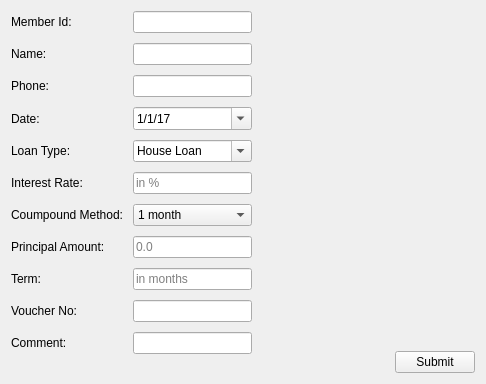
<?xml version="1.0" encoding="UTF-8"?>
<ui version="4.0">
 <class>Form</class>
 <widget class="QWidget" name="Form">
  <property name="geometry">
   <rect>
    <x>0</x>
    <y>0</y>
    <width>486</width>
    <height>384</height>
   </rect>
  </property>
  <property name="windowTitle">
   <string>New Loan</string>
  </property>
  <layout class="QHBoxLayout" name="horizontalLayout_2">
   <property name="spacing">
    <number>10</number>
   </property>
   <item>
    <layout class="QFormLayout" name="formLayout">
     <property name="horizontalSpacing">
      <number>10</number>
     </property>
     <property name="verticalSpacing">
      <number>10</number>
     </property>
     <item row="0" column="0">
      <widget class="QLabel" name="label">
       <property name="text">
        <string>Member Id:</string>
       </property>
      </widget>
     </item>
     <item row="0" column="1">
      <widget class="QLineEdit" name="memberIdLineEdit">
       <property name="placeholderText">
        <string/>
       </property>
      </widget>
     </item>
     <item row="1" column="0">
      <widget class="QLabel" name="label_2">
       <property name="text">
        <string>Name:</string>
       </property>
      </widget>
     </item>
     <item row="1" column="1">
      <widget class="QLineEdit" name="nameLineEdit"/>
     </item>
     <item row="2" column="0">
      <widget class="QLabel" name="label_3">
       <property name="text">
        <string>Phone:</string>
       </property>
      </widget>
     </item>
     <item row="2" column="1">
      <widget class="QLineEdit" name="phoneLineEdit"/>
     </item>
     <item row="4" column="0">
      <widget class="QLabel" name="label_4">
       <property name="text">
        <string>Loan Type:</string>
       </property>
      </widget>
     </item>
     <item row="4" column="1">
      <widget class="QComboBox" name="loanTypeComboBox">
       <property name="editable">
        <bool>true</bool>
       </property>
       <item>
        <property name="text">
         <string>House Loan</string>
        </property>
       </item>
       <item>
        <property name="text">
         <string>Marriage Loan</string>
        </property>
       </item>
       <item>
        <property name="text">
         <string>Study Loan</string>
        </property>
       </item>
       <item>
        <property name="text">
         <string>Agriculture Loan</string>
        </property>
       </item>
      </widget>
     </item>
     <item row="5" column="0">
      <widget class="QLabel" name="label_5">
       <property name="text">
        <string>Interest Rate:</string>
       </property>
      </widget>
     </item>
     <item row="5" column="1">
      <widget class="QLineEdit" name="interestRateLineEdit">
       <property name="placeholderText">
        <string>in %</string>
       </property>
      </widget>
     </item>
     <item row="6" column="0">
      <widget class="QLabel" name="label_6">
       <property name="text">
        <string>Coumpound Method:</string>
       </property>
      </widget>
     </item>
     <item row="6" column="1">
      <widget class="QComboBox" name="compoundMethodComboBox">
       <item>
        <property name="text">
         <string>1 month</string>
        </property>
       </item>
       <item>
        <property name="text">
         <string>2 months</string>
        </property>
       </item>
       <item>
        <property name="text">
         <string>3 months</string>
        </property>
       </item>
       <item>
        <property name="text">
         <string>6 months</string>
        </property>
       </item>
       <item>
        <property name="text">
         <string>12 months</string>
        </property>
       </item>
      </widget>
     </item>
     <item row="7" column="0">
      <widget class="QLabel" name="label_7">
       <property name="text">
        <string>Principal Amount:</string>
       </property>
      </widget>
     </item>
     <item row="7" column="1">
      <widget class="QLineEdit" name="principalAmountLineEdit">
       <property name="placeholderText">
        <string>0.0</string>
       </property>
      </widget>
     </item>
     <item row="8" column="0">
      <widget class="QLabel" name="label_8">
       <property name="text">
        <string>Term:</string>
       </property>
      </widget>
     </item>
     <item row="8" column="1">
      <widget class="QLineEdit" name="termLineEdit">
       <property name="placeholderText">
        <string>in months</string>
       </property>
      </widget>
     </item>
     <item row="3" column="0">
      <widget class="QLabel" name="label_9">
       <property name="text">
        <string>Date:</string>
       </property>
      </widget>
     </item>
     <item row="3" column="1">
      <widget class="QDateEdit" name="dateEdit">
       <property name="displayFormat">
        <string>d/M/yy</string>
       </property>
       <property name="calendarPopup">
        <bool>true</bool>
       </property>
       <property name="date">
        <date>
         <year>2017</year>
         <month>1</month>
         <day>1</day>
        </date>
       </property>
      </widget>
     </item>
     <item row="9" column="0">
      <widget class="QLabel" name="label_10">
       <property name="text">
        <string>Voucher No:</string>
       </property>
      </widget>
     </item>
     <item row="9" column="1">
      <widget class="QLineEdit" name="voucherNoLineEdit"/>
     </item>
     <item row="10" column="0">
      <widget class="QLabel" name="label_11">
       <property name="text">
        <string>Comment:</string>
       </property>
      </widget>
     </item>
     <item row="10" column="1">
      <widget class="QLineEdit" name="commentLineEdit"/>
     </item>
    </layout>
   </item>
   <item>
    <spacer name="horizontalSpacer">
     <property name="orientation">
      <enum>Qt::Horizontal</enum>
     </property>
     <property name="sizeHint" stdset="0">
      <size>
       <width>20</width>
       <height>20</height>
      </size>
     </property>
    </spacer>
   </item>
   <item>
    <layout class="QVBoxLayout" name="verticalLayout">
     <property name="spacing">
      <number>10</number>
     </property>
     <item>
      <spacer name="verticalSpacer">
       <property name="orientation">
        <enum>Qt::Vertical</enum>
       </property>
       <property name="sizeHint" stdset="0">
        <size>
         <width>20</width>
         <height>40</height>
        </size>
       </property>
      </spacer>
     </item>
     <item>
      <widget class="QPushButton" name="submitPushButton">
       <property name="text">
        <string>Submit</string>
       </property>
      </widget>
     </item>
    </layout>
   </item>
  </layout>
 </widget>
 <resources/>
 <connections/>
</ui>
